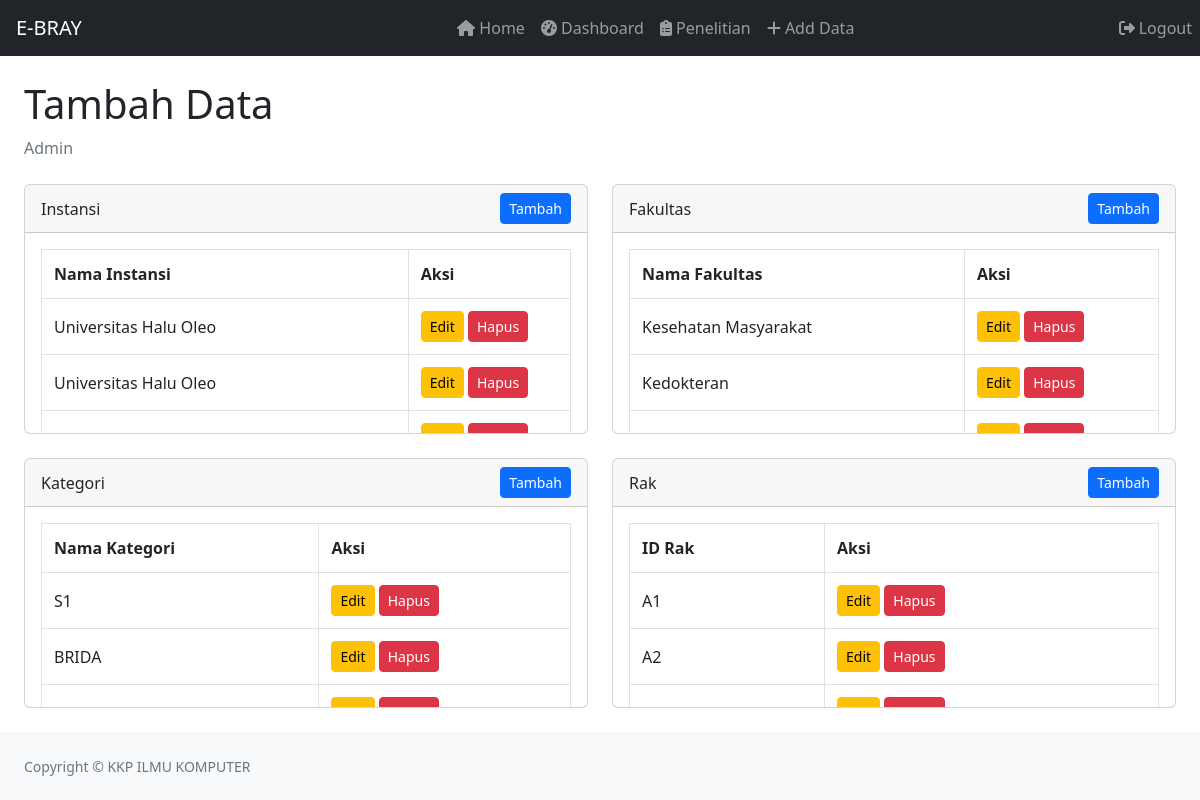
The app's page /depan-admin.php (signed in), older data.
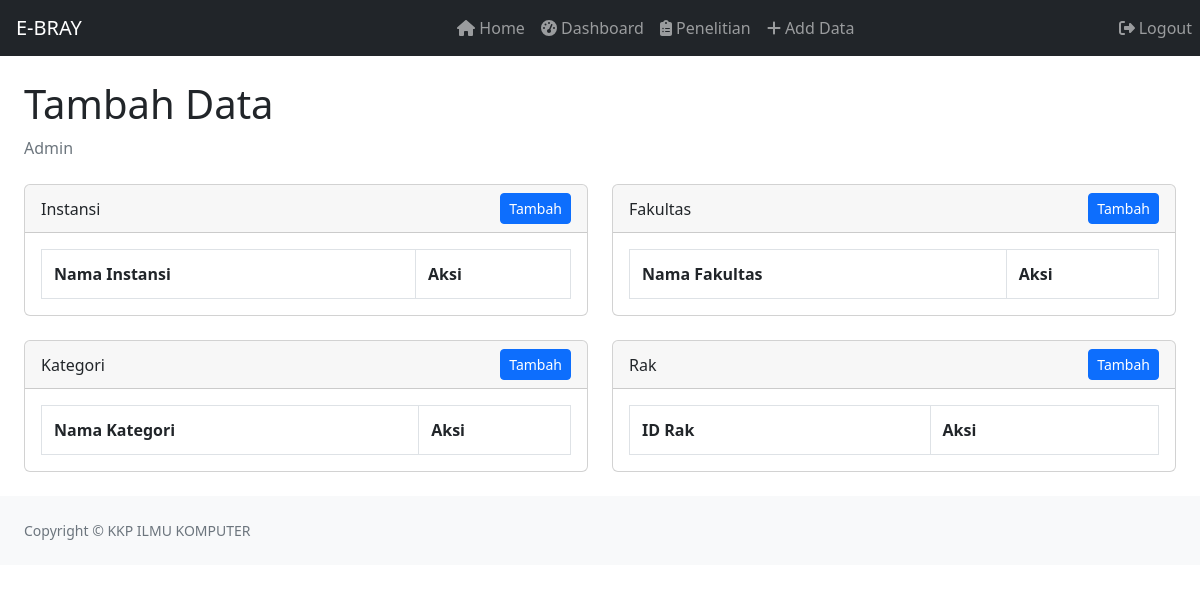
The same page, newer data.
### tables this page shows
CREATE TABLE `instansi` (
  `id_instansi` int(11) NOT NULL,
  `nama_instansi` varchar(50) NOT NULL
);

CREATE TABLE `fakultas` (
  `id_fakultas` int(11) NOT NULL,
  `nama_fakultas` varchar(50) NOT NULL
);

CREATE TABLE `kategori` (
  `id_kategori` int(11) NOT NULL,
  `nama_kategori` varchar(50) NOT NULL
);

CREATE TABLE `rak` (
  `id_rak` varchar(10) NOT NULL,
  `keterangan` varchar(100) DEFAULT NULL
);

### depan-admin.php (the view, shortened to what this page needs)
<?php
require 'function.php';
$instansi_result = mysqli_query($conn, "SELECT * FROM instansi");
$fakultas_result = mysqli_query($conn, "SELECT * FROM fakultas");
$kategori_result = mysqli_query($conn, "SELECT * FROM kategori");
$rak_result = mysqli_query($conn, "SELECT * FROM rak");
?>
<!DOCTYPE html>
<html lang="en">
<head>
    <link href="https://cdn.jsdelivr.net/npm/simple-datatables@7.1.2/dist/style.min.css" rel="stylesheet" />
    <link href="css/styles.css" rel="stylesheet" />
    <link href="https://cdn.jsdelivr.net/npm/select2@4.1.0-rc.0/dist/css/select2.min.css" rel="stylesheet" />
    <link rel="stylesheet" href="https://cdn.jsdelivr.net/npm/bootstrap@5.2.3/dist/css/bootstrap.min.css">
</head>
<body>
<nav class="sb-topnav navbar navbar-expand navbar-dark bg-dark">
    <a class="navbar-brand ps-3" href="dashboard.php">E-BRAY</a>
    <ul class="navbar-nav ms-auto me-3 me-lg-4">
        <li class="nav-item">
            <a class="nav-link" href="home.php"><i class="fas fa-home"></i> Home</a>
        </li>
        <li class="nav-item">
            <a class="nav-link" href="dashboard.php"><i class="fas fa-tachometer-alt"></i> Dashboard</a>
        </li>
        <li class="nav-item">
            <a class="nav-link" href="index.php"><i class="fas fa-clipboard-list"></i> Penelitian</a>
        </li>
        <li class="nav-item">
            <a class="nav-link" href="depan-admin.php"><i class="fas fa-plus"></i> Add Data</a>
        </li>
    </ul>
    <ul class="navbar-nav ms-auto">
        <li class="nav-item">
            <a class="nav-link" href="logout.php"><i class="fas fa-sign-out-alt"></i> Logout</a>
        </li>
    </ul>
</nav>
<div class="container-fluid px-4">
    <div class="d-flex justify-content-between align-items-center mt-4">
        <h1>Tambah Data</h1>
    </div>
    <ol class="breadcrumb mb-4">
        <li class="breadcrumb-item active">Admin</li>
    </ol>
    <div class="row">
        <div class="col-md-6">
            <div class="card mb-4">
                <div class="card-header d-flex justify-content-between align-items-center">
                    <span>Instansi</span>
                    <button class="btn btn-primary btn-sm" data-bs-toggle="modal" data-bs-target="#addInstansiModal">Tambah</button>
                </div>
                <div class="card-body scrollable-table">
                    <table>
                        <thead>
                            <tr>
                                <th>Nama Instansi</th>
                                <th>Aksi</th>
                            </tr>
                        </thead>
                        <tbody>
                            <?php while ($row = mysqli_fetch_assoc($instansi_result)) { ?>
                                <tr>
                                    <td><?php echo $row['nama_instansi']; ?></td>
                                    <td>
                                        <button class="btn btn-warning btn-sm btn-edit" id="edit-instansi-<?php echo $row['id_instansi']; ?>" data-id="<?php echo $row['id_instansi']; ?>" data-nama="<?php echo $row['nama_instansi']; ?>">Edit</button>
                                        <button class="btn btn-danger btn-sm btn-delete" id="delete-instansi-<?php echo $row['id_instansi']; ?>" data-id="<?php echo $row['id_instansi']; ?>">Hapus</button>
                                    </td>
                                </tr>
                            <?php } ?>
                        </tbody>
                    </table>
                </div>
            </div>
        </div>
        <div class="col-md-6">
            <div class="card mb-4">
                <div class="card-header d-flex justify-content-between align-items-center">
                    <span>Fakultas</span>
                    <button class="btn btn-primary btn-sm" data-bs-toggle="modal" data-bs-target="#addFakultasModal">Tambah</button>
                </div>
                <div class="card-body scrollable-table">
                    <table>
                        <thead>
                            <tr>
                                <th>Nama Fakultas</th>
                                <th>Aksi</th>
                            </tr>
                        </thead>
                        <tbody>
                            <?php while ($row = mysqli_fetch_assoc($fakultas_result)) { ?>
                                <tr>
                                    <td><?php echo $row['nama_fakultas']; ?></td>
                                    <td>
                                        <button class="btn btn-warning btn-sm btn-edit" id="edit-fakultas-<?php echo $row['id_fakultas']; ?>" data-id="<?php echo $row['id_fakultas']; ?>" data-nama="<?php echo $row['nama_fakultas']; ?>">Edit</button>
                                        <button class="btn btn-danger btn-sm btn-delete" id="delete-fakultas-<?php echo $row['id_fakultas']; ?>" data-id="<?php echo $row['id_fakultas']; ?>">Hapus</button>
                                    </td>
                                </tr>
                            <?php } ?>
                        </tbody>
                    </table>
                </div>
            </div>
        </div>
        <div class="col-md-6">
            <div class="card mb-4">
                <div class="card-header d-flex justify-content-between align-items-center">
                    <span>Kategori</span>
                    <button class="btn btn-primary btn-sm" data-bs-toggle="modal" data-bs-target="#addKategoriModal">Tambah</button>
                </div>
                <div class="card-body scrollable-table">
                    <table>
                        <thead>
                            <tr>
                                <th>Nama Kategori</th>
                                <th>Aksi</th>
                            </tr>
                        </thead>
                        <tbody>
                            <?php while ($row = mysqli_fetch_assoc($kategori_result)) { ?>
                                <tr>
                                    <td><?php echo $row['nama_kategori']; ?></td>
                                    <td>
                                        <button class="btn btn-warning btn-sm btn-edit" id="edit-kategori-<?php echo $row['id_kategori']; ?>" data-id="<?php echo $row['id_kategori']; ?>" data-nama="<?php echo $row['nama_kategori']; ?>">Edit</button>
                                        <button class="btn btn-danger btn-sm btn-delete" id="delete-kategori-<?php echo $row['id_kategori']; ?>" data-id="<?php echo $row['id_kategori']; ?>">Hapus</button>
                                    </td>
                                </tr>
                            <?php } ?>
                        </tbody>
                    </table>
                </div>
            </div>
        </div>
        <div class="col-md-6">
            <div class="card mb-4">
                <div class="card-header d-flex justify-content-between align-items-center">
                    <span>Rak</span>
                    <button class="btn btn-primary btn-sm" data-bs-toggle="modal" data-bs-target="#addRakModal">Tambah</button>
                </div>
                <div class="card-body scrollable-table">
                    <table>
                        <thead>
                            <tr>
                                <th>ID Rak</th>
                                <th>Aksi</th>
                            </tr>
                        </thead>
                        <tbody>
                            <?php while ($row = mysqli_fetch_assoc($rak_result)) { ?>
                                <tr>
                                    <td><?php echo $row['id_rak']; ?></td>
                                    <td>
                                        <button class="btn btn-warning btn-sm btn-edit" id="edit-rak-<?php echo $row['id_rak']; ?>" data-id="<?php echo $row['id_rak']; ?>" data-nama="<?php echo $row['id_rak']; ?>">Edit</button>
                                        <button class="btn btn-danger btn-sm btn-delete" id="delete-rak-<?php echo $row['id_rak']; ?>" data-id="<?php echo $row['id_rak']; ?>">Hapus</button>
                                    </td>
                                </tr>
                            <?php } ?>
                        </tbody>
                    </table>
                </div>
            </div>
        </div>
    </div>
</div>
<footer class="py-4 bg-light mt-auto">
    <div class="container-fluid px-4">
        <div class="d-flex align-items-center justify-content-between small">
            <div class="text-muted">Copyright &copy; KKP ILMU KOMPUTER</div>
        </div>
    </div>
</footer>
</body>
</html>

### depan-admin.php (style rules this page uses)
.scrollable-table { max-height: 200px; overflow-y: auto; }
.scrollable-table table { width: 100%; border-collapse: collapse; }
.scrollable-table th, .scrollable-table td { padding: 0.75rem; border: 1px solid #dee2e6; }

Row changes from the older to the newer data that the page shows:
removed instansi: nama_instansi "Universitas Halu Oleo"
removed instansi: nama_instansi "Universitas Halu Oleo"
removed fakultas: nama_fakultas "Kesehatan Masyarakat"
removed fakultas: nama_fakultas "Kedokteran"
removed kategori: nama_kategori "S1"
removed kategori: nama_kategori "BRIDA"
removed rak: id_rak "A1"
removed rak: id_rak "A2"
